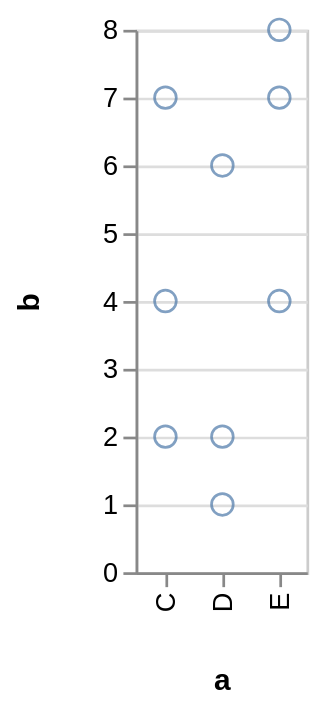

Vega-Lite specification stored for this chart:
### Vega specification from a JSON file in a GitHub repository (floating-point values rounded to 4 significant figures)
{"$schema": "https://vega.github.io/schema/vega/v3.0.json", "autosize": "pad", "padding": 5, "encode": {"update": {"stroke": {"value": "#ccc"}, "fill": {"value": "transparent"}}}, "data": [{"name": "source_0", "values": [{"a": "C", "b": 2}, {"a": "C", "b": 7}, {"a": "C", "b": 4}, {"a": "D", "b": 1}, {"a": "D", "b": 2}, {"a": "D", "b": 6}, {"a": "E", "b": 8}, {"a": "E", "b": 4}, {"a": "E", "b": 7}]}, {"name": "data_0", "source": "source_0", "transform": [{"type": "formula", "expr": "toNumber(datum[\"b\"])", "as": "b"}, {"type": "filter", "expr": "datum[\"b\"] !== null && !isNaN(datum[\"b\"])"}]}], "signals": [{"name": "x_step", "value": 21}, {"name": "width", "update": "bandspace(domain('x').length, 1, 0.5) * x_step"}, {"name": "height", "update": "200"}], "marks": [{"name": "marks", "type": "symbol", "role": "point", "from": {"data": "data_0"}, "encode": {"update": {"x": {"scale": "x", "field": "a"}, "y": {"scale": "y", "field": "b"}, "stroke": {"value": "#4c78a8"}, "fill": {"value": "transparent"}, "opacity": {"value": 0.7}}}}], "scales": [{"name": "x", "type": "point", "domain": {"data": "data_0", "field": "a", "sort": true}, "range": {"step": {"signal": "x_step"}}, "round": true, "padding": 0.5}, {"name": "y", "type": "linear", "domain": {"data": "data_0", "field": "b"}, "range": [{"signal": "height"}, 0], "round": true, "nice": true, "zero": true}], "axes": [{"scale": "x", "orient": "bottom", "tickCount": 5, "title": "a", "zindex": 1, "encode": {"labels": {"update": {"angle": {"value": 270}, "align": {"value": "right"}, "baseline": {"value": "middle"}}}}}, {"scale": "y", "orient": "left", "title": "b", "zindex": 1}, {"scale": "y", "domain": false, "grid": true, "labels": false, "maxExtent": 0, "minExtent": 0, "orient": "left", "ticks": false, "zindex": 0, "gridScale": "x"}], "config": {"axis": {"minExtent": 30}}}
